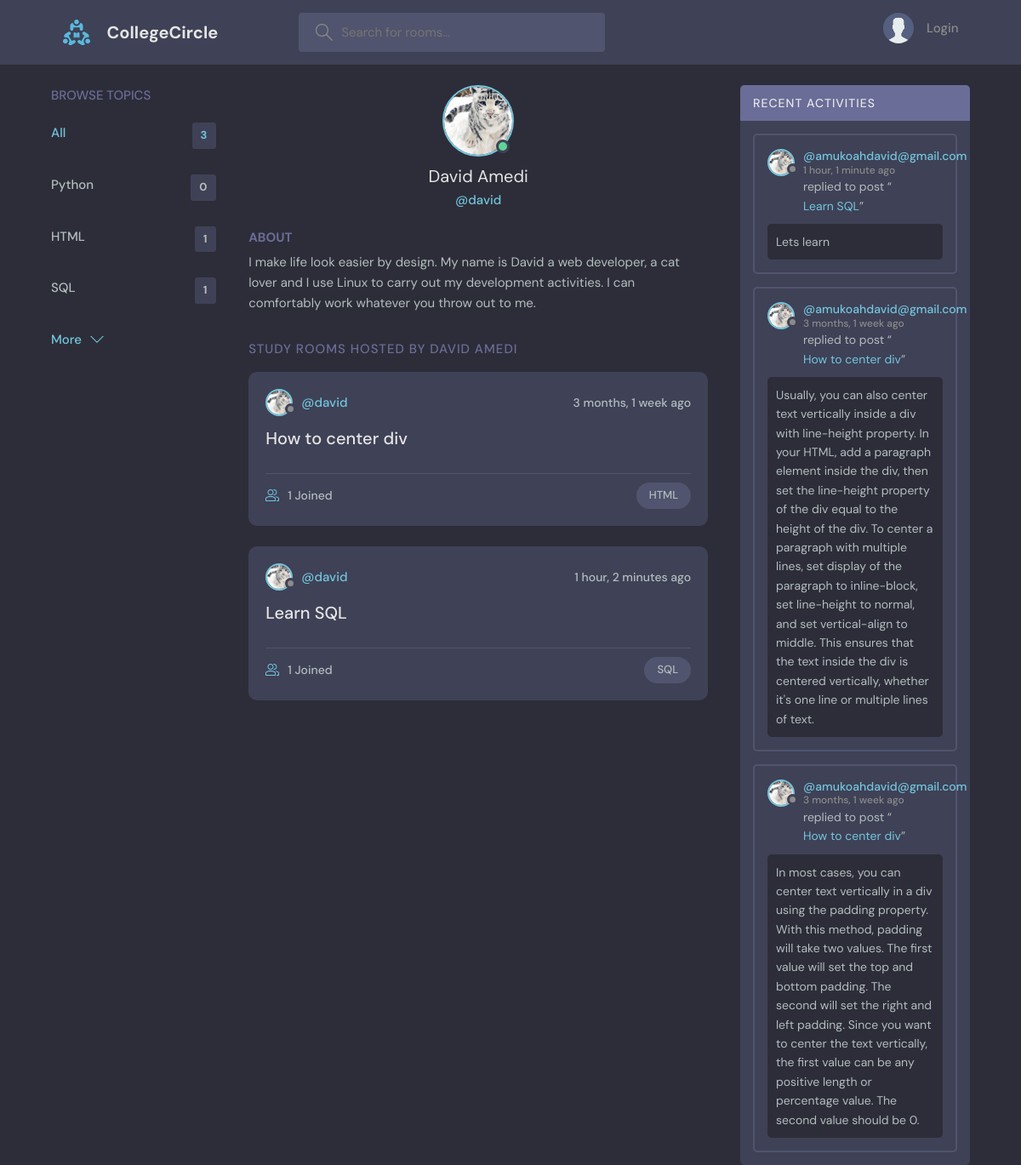
Page /profile/1/ on the committed database.
### base/models.py (models this page shows, shortened)
class Topic(models.Model):
    name = models.CharField(max_length=200)

class User(AbstractUser):
    name = models.CharField(max_length=200, null=True)
    email = models.EmailField(unique=True, null=True)
    bio = models.TextField(null=True)
    avatar = models.ImageField(null=True, default="avatar.svg")
    USERNAME_FIELD = 'email'
    REQUIRED_FIELDS = []

class Room(models.Model):
    host = models.ForeignKey(User, on_delete=models.SET_NULL, null=True)
    topic = models.ForeignKey(Topic, on_delete=models.SET_NULL, null=True)
    name = models.CharField(max_length=200)
    description = models.TextField(null=True, blank=True)
    participants = models.ManyToManyField(User, related_name='participants', blank=True)
    updated = models.DateTimeField(auto_now=True)
    created = models.DateTimeField(auto_now_add=True)
    class Meta:
        ordering = ['-updated', '-created']
    def __str__(self):
        return self.name

class Message(models.Model):
    user = models.ForeignKey(User, on_delete=models.CASCADE)
    room = models.ForeignKey(Room, on_delete=models.CASCADE)
    body = models.TextField()
    updated = models.DateTimeField(auto_now=True)
    created = models.DateTimeField(auto_now_add=True)
    class Meta:
        ordering = ['-updated', '-created']

### base/views.py (the view)
# urls.py: path('profile/<str:pk>/', views.userProfile, name="user-profile"),
def userProfile(request, pk):
    user = User.objects.get(id=pk)
    rooms = user.room_set.all()
    room_messages = user.message_set.all()
    topics = Topic.objects.all()
    context = {'user': user, 'rooms': rooms, 'room_messages': room_messages, 'topics': topics}
    return render(request, 'base/profile.html', context)

### base/templates/base/profile.html (shortened to what this page needs)
{% extends 'main.html' %}
{% block content %}
  <main class="profile-page layout layout--3">
    <div class="container">
      {% include 'base/topics_component.html' %}
      <div class="roomList">
        <div class="profile">
          <div class="profile__avatar">
            <div class="avatar avatar--large active">
              <img src="{{user.avatar.url}}" />
            </div>
          </div>
          <div class="profile__info">
            <h3>{{user.name}}</h3>
            <p>@{{user.username}}</p>
          </div>
          <div class="profile__about">
            <h3>About</h3>
            <p>
              {{user.bio}}
            </p>
          </div>
        </div>
        <div class="roomList__header">
          <div>
            <h2>Study Rooms Hosted by {{user.name}}</a>
            </h2>
          </div>
        </div>
        {% include 'base/feed_component.html' %}
      </div>
      {% include 'base/activity_component.html' %}
    </div>
  </main>
{% endblock content %}

### templates/main.html (shortened to what this page needs)
<!DOCTYPE html>
{% load static %}
<html lang="en">
  <head>
    <link rel="stylesheet" type="text/css" media="screen" href="{% static 'styles/style.css' %}">
  </head>
  <body>
    {% include 'navbar.html' %}
    {% block content %}
    {% endblock %}
  </body>
</html>

### templates/navbar.html (shortened to what this page needs)
{% load static %}
<header class="header header--loggedIn">
    <div class="container">
      <a href="{% url 'home' %}" class="header__logo">
        <img src="{% static 'images/logo.svg' %}" />
        <h1>CollegeCircle</h1>
      </a>
      <form class="header__search" method="GET" action="{% url 'home' %}">
        <label>
          <input name="q" placeholder="Search for rooms..." />
        </label>
      </form>
      <nav class="header__menu">
        {% if request.user.is_authenticated %}
        <div class="header__user">
          <a href="{% url 'update-user' %}">
            <div class="avatar avatar--medium active">
              <img src="{{request.user.avatar.url}}" />
            </div>
            <p>{{request.user.name}}<span>@{{request.user.username}}</span></p>
          </a>
          <button class="dropdown-button">
            <svg version="1.1" xmlns="http://www.w3.org/2000/svg" width="32" height="32" viewBox="0 0 32 32">
              <title>chevron-down</title>
              <path d="M16 21l-13-13h-3l16 16 16-16h-3l-13 13z"></path>
            </svg>
          </button>
        </div>
        {% else %}
        <a href="{% url 'login' %}">
          <img src="{% static 'images/avatar.svg' %}" />
          <p>Login</p>
        </a>
        {% endif %}
      </nav>
    </div>
  </header>

### base/templates/base/topics_component.html
        <div class="topics">
          <div class="topics__header">
            <h2>Browse Topics</h2>
          </div>
          <ul class="topics__list">
            <li>
              <a href="{% url 'home' %}" class="active">All <span>{{topics.count}}</span></a>
            </li>
            {% for topic in topics %}
            <li>
              <a href="{% url 'home' %}?q={{topic.name}}">{{topic.name}}<span>{{topic.room_set.all.count}}</span></a>
            </li>
            {% endfor %}
          </ul>
          <a class="btn btn--link" href="{% url 'topics' %}">
            More
            <svg version="1.1" xmlns="http://www.w3.org/2000/svg" width="32" height="32" viewBox="0 0 32 32">
              <title>chevron-down</title>
              <path d="M16 21l-13-13h-3l16 16 16-16h-3l-13 13z"></path>
            </svg>
          </a>
        </div>

### base/templates/base/feed_component.html (shortened to what this page needs)
    {% for room in rooms %}
<div class="roomListRoom">
  <div class="roomListRoom__header">
    <a href="{% url 'user-profile' room.host.id %}" class="roomListRoom__author">
      <div class="avatar avatar--small">
        <img src="{{room.host.avatar.url}}" />
      </div>
      <span>@{{room.host.username}}</span>
    </a>
    <div class="roomListRoom__actions">
      <span>{{room.created|timesince}} ago</span>
    </div>
  </div>
  <div class="roomListRoom__content">
    <a href="{% url 'room' room.id %}">{{room.name}}</a>
  </div>
  <div class="roomListRoom__meta">
    <a href="{% url 'room' room.id %}" class="roomListRoom__joined">
      {{room.participants.all.count}} Joined
    </a>
    <p class="roomListRoom__topic">{{room.topic.name}}</p>
  </div>
</div>
    {% endfor %}

### base/templates/base/activity_component.html (shortened to what this page needs)
<div class="activities">
  <div class="activities__header">
    <h2>Recent Activities</h2>
  </div>
  {% for message in room_messages %}
  <div class="activities__box">
    <div class="activities__boxHeader roomListRoom__header">
      <a href="{% url 'user-profile' message.user.id %}" class="roomListRoom__author">
        <div class="avatar avatar--small">
          <img src="{{message.user.avatar.url}}" />
        </div>
        <p>
          @{{message.user}}
          <span>{{message.created|timesince}} ago</span>
        </p>
      </a>
    </div>
    <div class="activities__boxContent">
      <p>replied to post “<a href="{% url 'room' message.room.id %}">{{message.room}}</a>”</p>
      <div class="activities__boxRoomContent">
        {{message.body}}
      </div>
    </div>
  </div>
  {% endfor %}
</div>

### rows in the picture
Topic: name "Python", room_set.all.count "0"
Topic: name "HTML", room_set.all.count "1"
Topic: name "SQL", room_set.all.count "1"
User: avatar (picture), name "David Amedi", username "david", bio "I make life look easier by design. My name is David a web developer, a cat lover and I use Linux to carry out my development activities. I can comfortably work whatever you throw out to me.", name "DAVID AMEDI"
Room: host.avatar (picture), host.username "david", created "3 months, 1 week", name "How to center div", participants.all.count "1", topic.name "HTML"
Room: host.avatar (picture), host.username "david", created "1 hour, 2 minutes", name "Learn SQL", participants.all.count "1", topic.name "SQL"
Message: user.avatar (picture), user "amukoahdavid@gmail.com", created "1 hour, 1 minute", room "Learn SQL", body "Lets learn"
Message: user.avatar (picture), user "amukoahdavid@gmail.com", created "3 months, 1 week", room "How to center div", body "Usually, you can also center text vertically inside a div with line-height property. In your HTML, add a paragraph element inside the div, then set the line-height property of the div equal to the height of the div. To center a paragraph with multiple lines, set display of the paragraph to inline-block, set line-height to normal, and set vertical-align to middle. This ensures that the text inside the div is centered vertically, whether it's one line or multiple lines of text."
Message: user.avatar (picture), user "amukoahdavid@gmail.com", created "3 months, 1 week", room "How to center div", body "In most cases, you can center text vertically in a div using the padding property. With this method, padding will take two values. The first value will set the top and bottom padding. The second will set the right and left padding. Since you want to center the text vertically, the first value can be any positive length or percentage value. The second value should be 0."

### other values in the picture
{{ topics.count }} "3"
